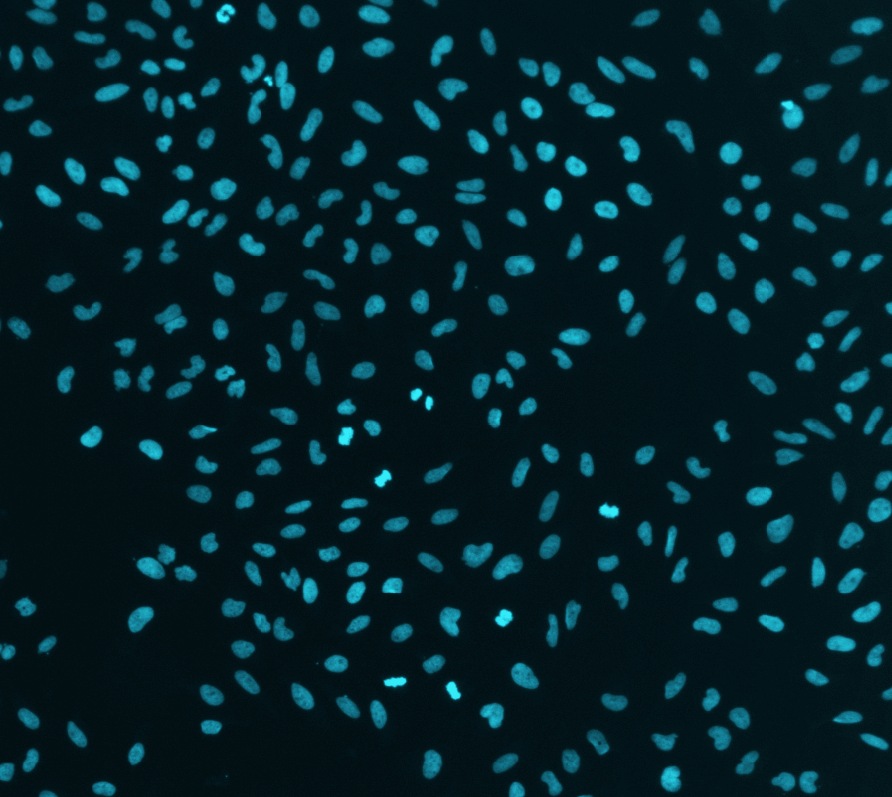
#> input picture fichier_ipynb/data/cells.png, 892 x 797 px
$ jupyter execute i_cell_counting.ipynb
#> lines starting #> are read from the running program, lines starting #| are printed output that depends on the picture; after the words box and inside, x2 and y2 are one past the last pixel; in counts of white or black regions, pixels touching at a corner belong together
# Cas d'Étude : Comptage de Cellules par Segmentation Avancée

Le comptage d'objets dans une image est une tâche courante en analyse d'images, notamment en microscopie. Cependant, un simple seuillage est souvent insuffisant lorsque les objets d'intérêt sont connectés ou se chevauchent.

Ce chapitre présente un pipeline d'analyse d'images plus robuste pour le comptage de cellules, en utilisant l'**algorithme du bassin versant (watershed)** pour séparer les objets adjacents et obtenir une segmentation précise.

[cell 1]
import numpy as np
import matplotlib.pyplot as plt
from scipy import ndimage as ndi
from skimage import io, color, feature, filters, measure, segmentation

---

## 1. Chargement et prétraitement de l'image

Le prétraitement est une étape cruciale pour améliorer la qualité de l'image avant la segmentation :
1.  **Chargement** : L'image est chargée.
2.  **Conversion en Niveaux de Gris** : Les informations de couleur sont souvent superflues pour le comptage d'objets et peuvent être supprimées.
3.  **Flou Gaussien** : Un léger flou est appliqué pour réduire le bruit et lisser les contours, ce qui facilite les étapes de segmentation ultérieures.

[cell 2]
# Chargement de l'image de cellules (canal rouge pour un meilleur contraste)
image_rgb = io.imread('data/cells.png')
#> image_rgb is the input picture: shape (797, 892, 3); mean R, G, B 4.3, 33.2, 39.9
image_gris = image_rgb[:, :, 0] # Sélection du canal rouge

# Application d'un flou gaussien
image_floue = filters.gaussian(image_gris, sigma=1)
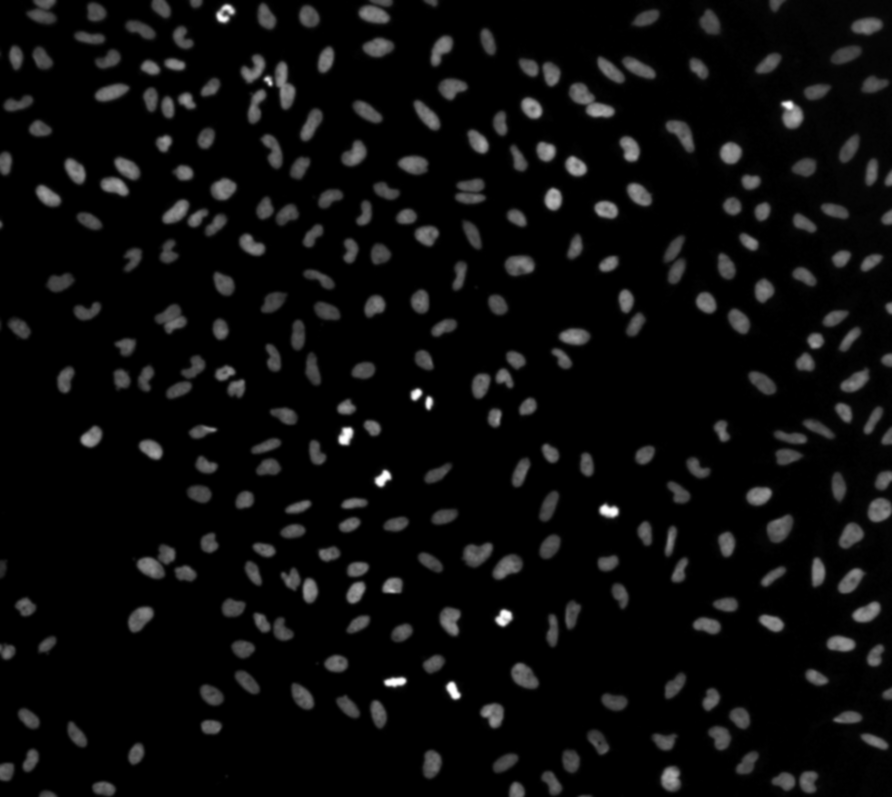
#> image_floue: shape (797, 892) float64; min 0.00784, max 0.196, mean 0.0168; drawn with min black and max white

fig, axes = plt.subplots(1, 2, figsize=(12, 6))
axes[0].imshow(image_gris, cmap='gray')
axes[0].set_title("Image Originale (Canal Rouge)")
axes[0].axis('off')

axes[1].imshow(image_floue, cmap='gray')
axes[1].set_title("Image Lissée (Flou Gaussien)")
axes[1].axis('off')
plt.show()
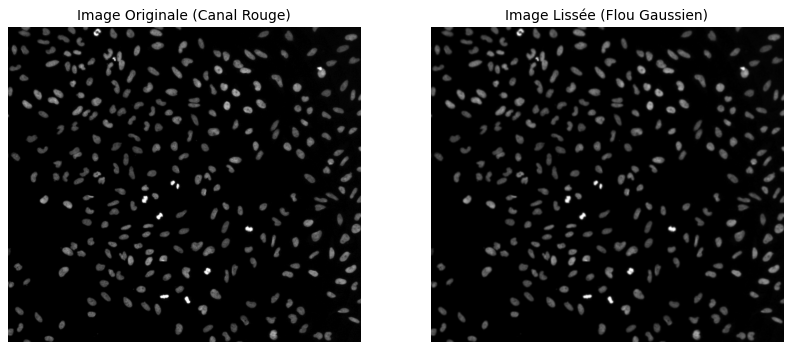
#> figure drawn by matplotlib, 2 panels

---

## 2. Segmentation par seuillage d'otsu

Pour séparer les cellules de l'arrière-plan, nous utilisons le **seuillage d'Otsu**. Cette méthode adaptative détermine automatiquement un seuil optimal pour binariser l'image, en maximisant la variance inter-classes des pixels (cellules vs. fond). Cela est particulièrement utile lorsque la distribution des intensités n'est pas uniforme.

[cell 3]
# Calcul du seuil optimal avec la méthode d'Otsu
seuil_otsu = filters.threshold_otsu(image_floue)
#> seuil_otsu = 0.0398
masque_binaire = image_floue > seuil_otsu
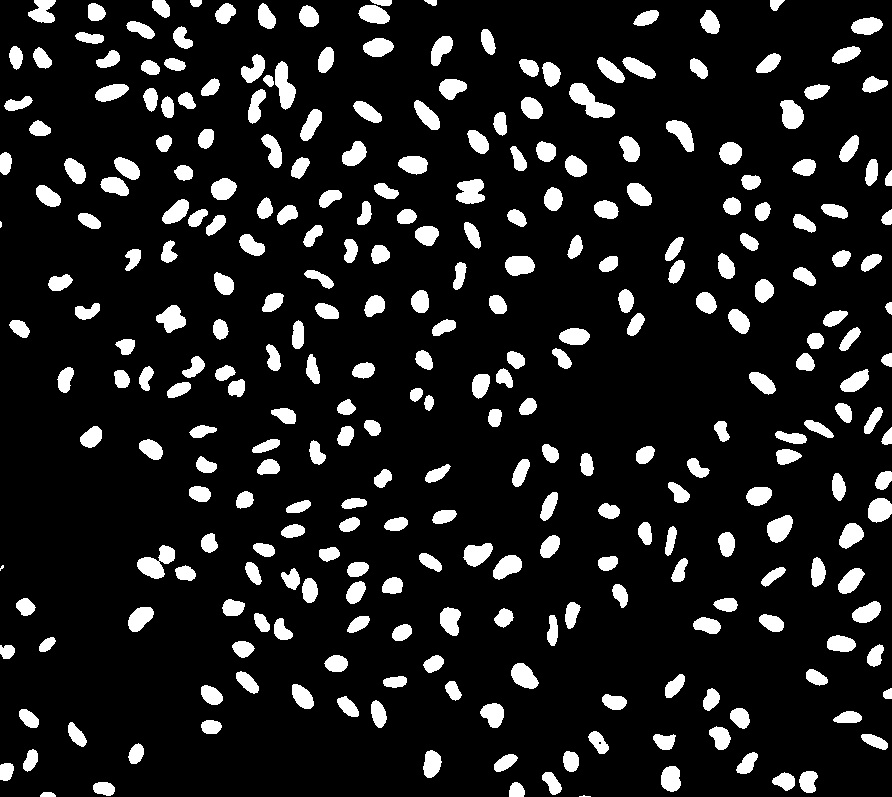
#> masque_binaire: shape (797, 892) bool; 12% white; 294 white regions (3 under 20 px), largest, box (x1, y1, x2, y2) and area: (569, 83, 615, 118) 787, (137, 545, 175, 579) 675, (275, 61, 296, 110) 619

plt.figure(figsize=(6, 6))
plt.imshow(masque_binaire, cmap='gray')
plt.title("Masque Binaire (Seuillage d'Otsu)")
plt.axis('off')
plt.show()

---

## 3. Séparation des Objets Connectés : Algorithme du Bassin Versant (Watershed)

Un défi courant est la séparation des objets qui se touchent dans le masque binaire. L'**algorithme du bassin versant (watershed)** est une technique puissante pour résoudre ce problème. Il fonctionne en trois étapes principales :

1.  **Transformée en Distance** : Calcul de la distance de chaque pixel blanc au pixel noir le plus proche. Les centres des objets apparaissent comme des maxima locaux.
2.  **Identification des Marqueurs** : Détection de ces maxima locaux, qui serviront de "graines" pour chaque objet.
3.  **Application du Watershed** : L'algorithme simule l'inondation d'un paysage (l'image de distance) à partir des marqueurs. Les lignes de crête où les "eaux" se rencontrent définissent les frontières entre les objets.

[cell 4]
# 1. Calcul de la transformée en distance euclidienne
distance = ndi.distance_transform_edt(masque_binaire)
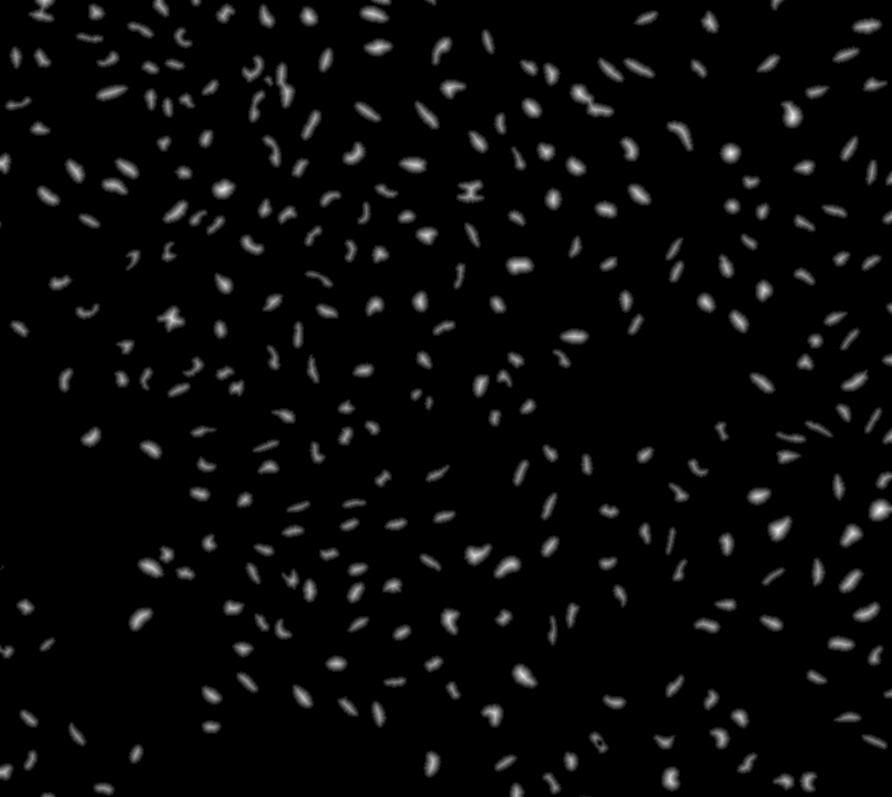
#> distance: shape (797, 892) float64; min 0, max 11.66, mean 0.384; drawn with min black and max white

# 2. Identification des marqueurs (maxima locaux) avec une distance minimale entre eux
coords_pics = feature.peak_local_max(distance, min_distance=7, labels=masque_binaire)
#> coords_pics = 314 pairs, first value 7 to 789, second value 7 to 884
masque_marqueurs = np.zeros(distance.shape, dtype=bool)
masque_marqueurs[tuple(coords_pics.T)] = True
marqueurs, _ = ndi.label(masque_marqueurs)

# 3. Application de l'algorithme du bassin versant
etiquettes_watershed = segmentation.watershed(-distance, marqueurs, mask=masque_binaire)
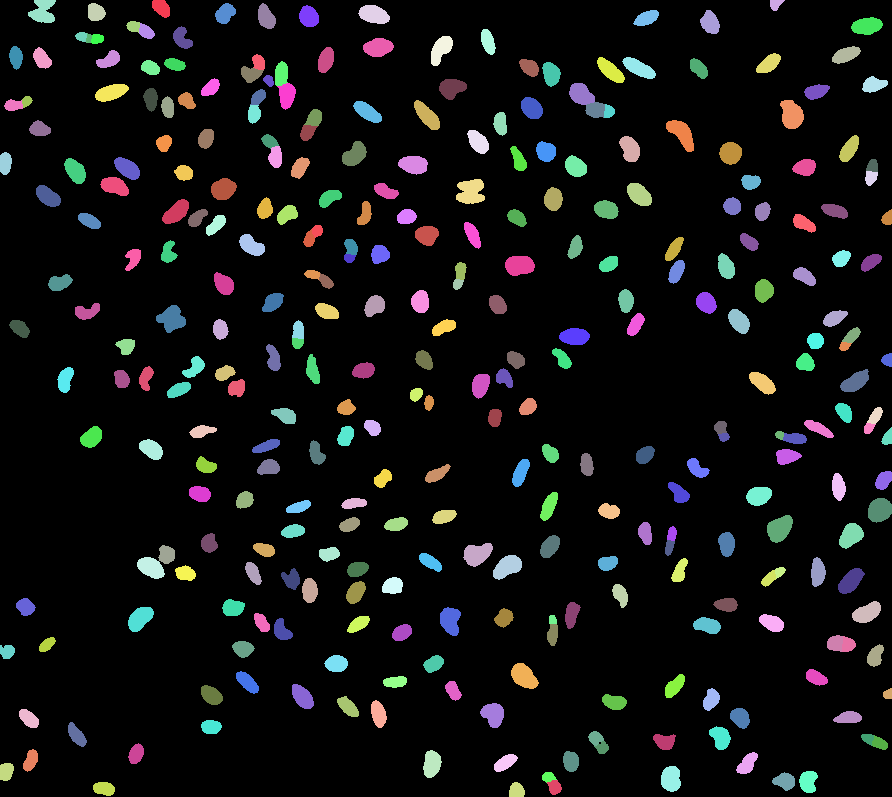
#> etiquettes_watershed: shape (797, 892) int32; 315 distinct labels, from 0 to 314; one colour per label, 0 black

fig, axes = plt.subplots(1, 3, figsize=(18, 6))
axes[0].imshow(distance, cmap='hot')
axes[0].set_title("Transformée en Distance")
axes[0].axis('off')

axes[1].imshow(masque_binaire, cmap='gray')
axes[1].plot(coords_pics[:, 1], coords_pics[:, 0], 'r.')
axes[1].set_title("Marqueurs Détectés")
axes[1].axis('off')

axes[2].imshow(color.label2rgb(etiquettes_watershed, bg_label=0))
axes[2].set_title("Résultat du Watershed")
axes[2].axis('off')
plt.show()
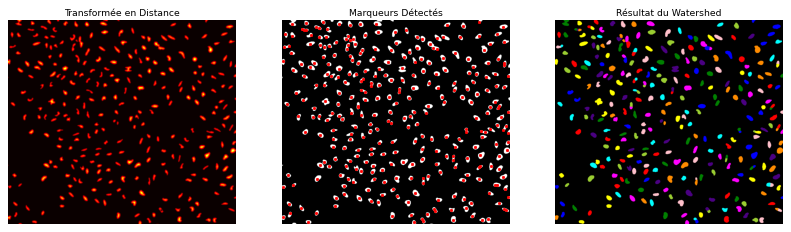
#> figure drawn by matplotlib, 3 panels

---

## 4. Comptage et Visualisation Finale

Une fois les objets segmentés et étiquetés par l'algorithme du bassin versant, le comptage est direct : il correspond au nombre d'étiquettes uniques (en excluant l'étiquette 0, qui représente l'arrière-plan). La visualisation finale permet de superposer les objets détectés sur l'image originale pour une validation qualitative.

[cell 5]
# Comptage du nombre d'objets (cellules)
nb_cellules = len(np.unique(etiquettes_watershed)) - 1 # Soustraire 1 pour l'arrière-plan (étiquette 0)
#> nb_cellules = 314
print(f"Nombre total de cellules détectées : {nb_cellules}")
#| Nombre total de cellules détectées : 314

# Création d'une image de visualisation avec les objets colorés sur l'image originale
image_resultat_visuelle = color.label2rgb(etiquettes_watershed, image=image_gris, bg_label=0, alpha=0.3)
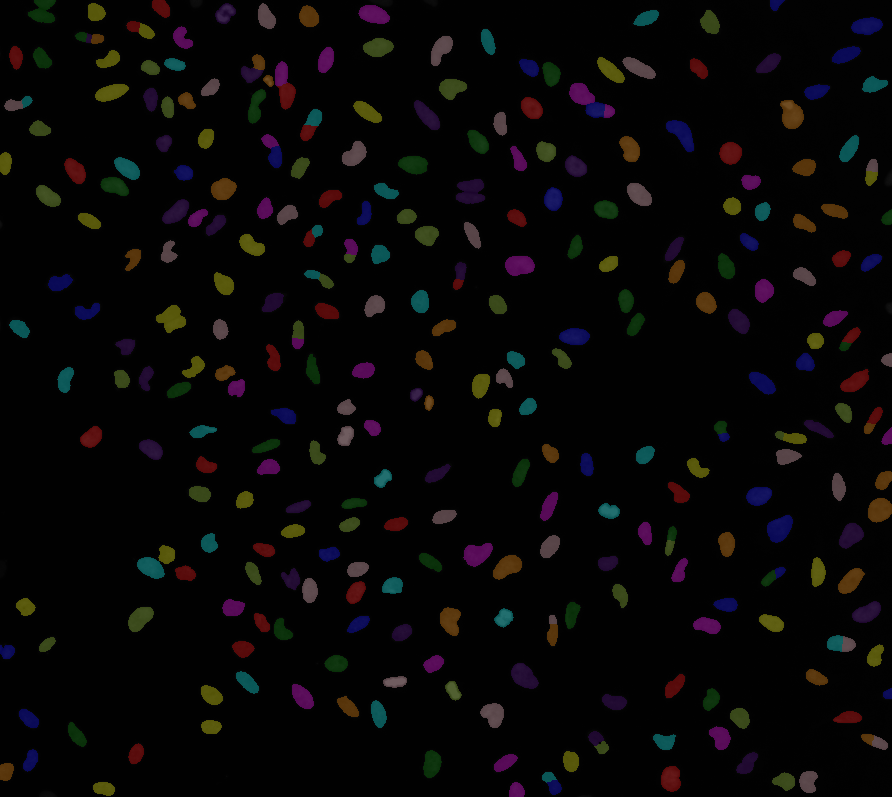
#> image_resultat_visuelle: shape (797, 892, 3) float64; mean R, G, B 0.0331, 0.0279, 0.0278

plt.figure(figsize=(8, 8))
plt.imshow(image_resultat_visuelle)
plt.title(f"Résultat Final : {nb_cellules} Cellules Comptées")
plt.axis('off')
plt.show()

$ run again, with fichier_ipynb/data/moon.png copied over fichier_ipynb/data/cells.png
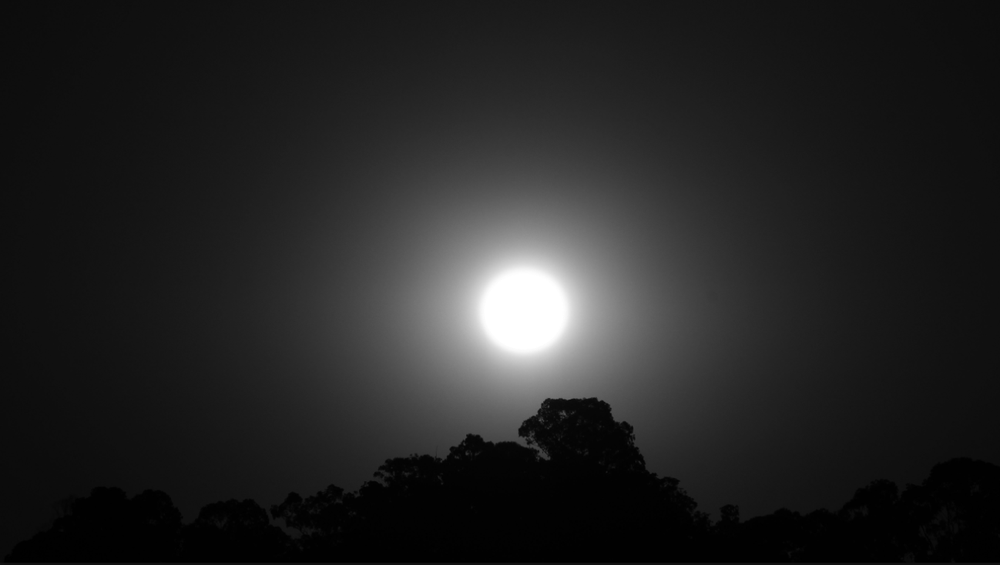
#> input picture fichier_ipynb/data/moon.png, 1000 x 565 px, shrunk from 1298 x 734 before the run
#> image_rgb is the input picture: shape (565, 1000, 3); min 0, max 255, mean 35.9
#> seuil_otsu = 0.326
#> masque_binaire: shape (565, 1000) bool; 9.1% white; 1 white region, box (x1, y1, x2, y2) and area: (378, 187, 666, 427) 51590
#> coords_pics = [[301, 498]]
#> `plt.show()`:
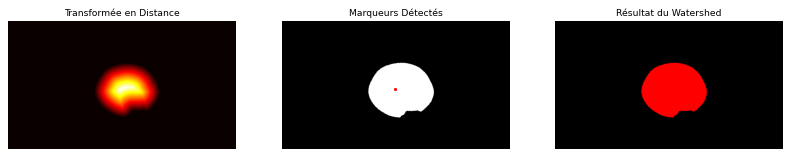
#> figure drawn by matplotlib, 3 panels
#> nb_cellules = 1
#| Nombre total de cellules détectées : 1
#> `image_resultat_visuelle = color.label2rgb(etiquettes_watershed, image=..`:
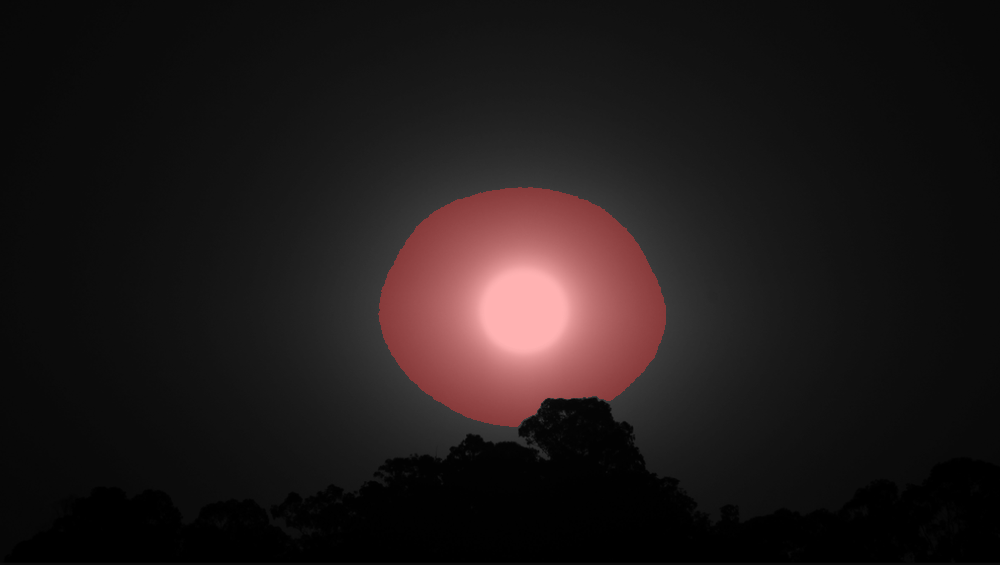
#> image_resultat_visuelle: shape (565, 1000, 3) float64; mean R, G, B 0.126, 0.0986, 0.0986
